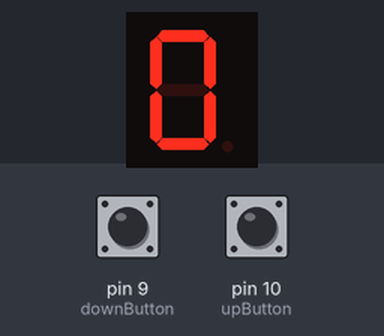
This sketch was run on a simulated Arduino Uno, built with avr-gcc and run on an emulated ATmega328P. On the bench: 1-digit seven-segment display. Wiring (inferred from the names in the program): 1-digit 7-segment display, segments lit when HIGH: segments pin 2, pin 3, pin 4, pin 5, pin 6, pin 7, pin 8. Inputs (shaded band) come from the test bench; at power-on: pin 10 (upButton) HIGH, pin 9 (downButton) HIGH. The segment pins are drawn as the display they are named for.

Above: at 1.2 s.
1.3 s: pin 10 (upButton) pulled LOW for 0.15 s
At 2.1 s:
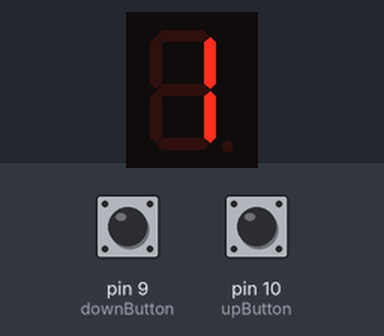
2.9 s: pin 10 (upButton) pulled LOW for 1 s
At 3.3 s:
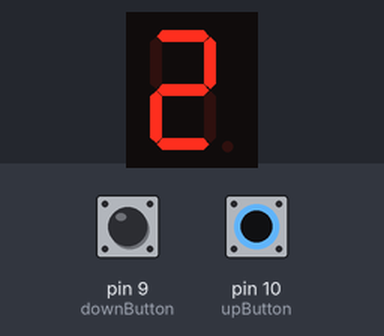
Timing chart, 0 to 5.9 s (numbered marks = the images above; inputs shaded):
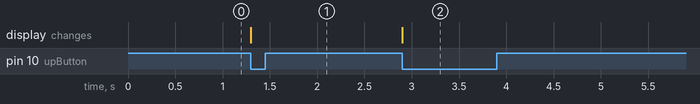

The sketch:

7_segment_display11.ino
```cpp
const int segA = 2;
const int segB = 3;
const int segC = 4;
const int segD = 5;
const int segE = 6;
const int segF = 7;
const int segG = 8;

const int upButton = 10;
const int downButton = 9;

int count = 0;

bool lastUpState = HIGH;
bool lastDownState = HIGH;

const byte numData[10][7] = {
  {1, 1, 1, 1, 1, 1, 0},
  {0, 1, 1, 0, 0, 0, 0},
  {1, 1, 0, 1, 1, 0, 1},
  {1, 1, 1, 1, 0, 0, 1},
  {0, 1, 1, 0, 0, 1, 1},
  {1, 0, 1, 1, 0, 1, 1},
  {1, 0, 1, 1, 1, 1, 1},
  {1, 1, 1, 0, 0, 0, 0},
  {1, 1, 1, 1, 1, 1, 1},
  {1, 1, 1, 1, 0, 1, 1}
};

void setup() {
  for (int i = 2; i <= 8; i++) {
    pinMode(i, OUTPUT);
  }

  pinMode(upButton, INPUT_PULLUP);
  pinMode(downButton, INPUT_PULLUP);

  displayNumber(count);
}

void loop() {
  bool currentUpState = digitalRead(upButton);
  bool currentDownState = digitalRead(downButton);

  if (currentUpState == LOW && lastUpState == HIGH) {
    count++;
    if (count > 9) count = 9;
    displayNumber(count);
    delay(50);
  }
  lastUpState = currentUpState;

  if (currentDownState == LOW && lastDownState == HIGH) {
    count--;
    if (count < 0) count = 0;
    displayNumber(count);
    delay(50);
  }
  lastDownState = currentDownState;
}
void displayNumber(int num) {
  digitalWrite(segA, numData[num][0]);
  digitalWrite(segB, numData[num][1]);
  digitalWrite(segC, numData[num][2]);
  digitalWrite(segD, numData[num][3]);
  digitalWrite(segE, numData[num][4]);
  digitalWrite(segF, numData[num][5]);
  digitalWrite(segG, numData[num][6]);
}
```

Measured:
- after the input at 1.3 s, the display: changes at once (image 1)
- after the input at 2.9 s, the display: changes at once (image 2)
